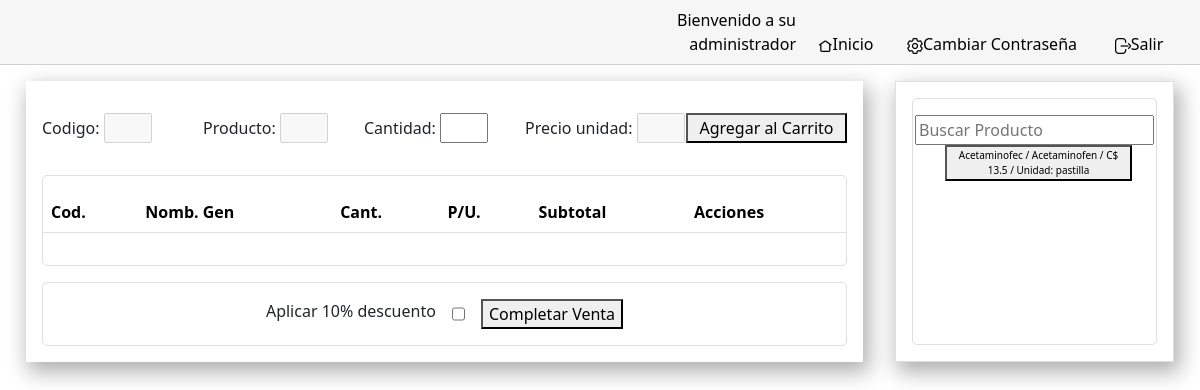
/ventas, run on an earlier commit of the app's database.
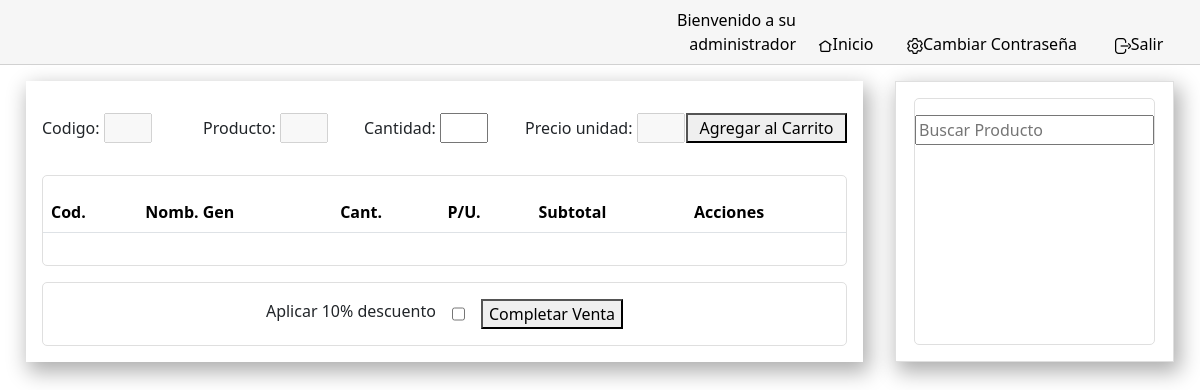
And on a later commit of the database.
### managefarmacia/models.py (models this page shows, shortened)
class producto(models.Model):
    codigo = models.CharField(max_length=50)
    nombre_generico = models.CharField(max_length=50)
    nombre_cientifico = models.CharField(max_length=50)
    descripcion = models.TextField()
    categoria = models.ForeignKey(categoria, on_delete=models.CASCADE)
    via = models.ForeignKey(via_consumo, on_delete=models.CASCADE)
    req_receta = models.BooleanField()
    laboratorio = models.ForeignKey(laboratorio, on_delete=models.CASCADE)
    unidad = models.ForeignKey(unidad_Medida, on_delete=models.CASCADE)
    precio = models.FloatField()
    fecha_vencimiento = models.DateField()
    cantidad = models.IntegerField()

class unidad_Medida(models.Model):
    nombre = models.CharField(max_length=50)
    minimo = models.IntegerField()

### managefarmacia/views.py (the view)
# urls.py: path("ventas", views.ventas_views, name="ventas"),
def ventas_views(request):
    return render(request, 'ventas.html',{
        'form': nueva_venta(),
        'productos': producto.objects.all()
    })

### managefarmacia/forms.py
class nueva_venta(forms.Form):
    codigo = forms.CharField(max_length=50, disabled=True)
    producto = forms.CharField(max_length=50, disabled=True)
    cantidad = forms.IntegerField(required=True)
    precio_unidad = forms.FloatField(required=True, disabled=True)

### managefarmacia/templates/ventas.html (shortened to what this page needs)
{% extends "layout.html" %}
{% block body %}
    <div class="container col-12 d-flex" id="contVentas">
        <div class="listaProductos col-9">
            <div class="gestion">
                {{ form }}
                <button type="button" onclick="agregarCarrito()">Agregar al Carrito</button>
            </div>
            <div class="carrito" id="scroll-container">
                <table class="table">
                    <thead class="thead-light">
                      <tr>
                        <th>Cod.</th>
                        <th>Nomb. Gen</th>
                        <th>Cant.</th>
                        <th>P/U.</th>
                        <th>Subtotal</th>
                        <th>Acciones</th>
                      </tr>
                    </thead>
                  </table>
            </div>
            <div id="extras">
                <label for="aplicarDescuento">Aplicar 10% descuento</label>
                <input type="checkbox" name="aplicarDescuento" id="aplicarDescuento" value="true">
                <button type="button" onclick="completarVenta()">Completar Venta</button>
            </div>
        </div>
        <div class="otros col-3">
            <div class="buscar d-block" id="buscar">
                <input type="text" class="text" placeholder="Buscar Producto" id="buscadorProductos">
                <ul class="BtnArt" id="scroll-container">
                    {% for i in productos %}
                        <button class="articulos" data-receta={{ i.req_receta }}  data-nombre-cientifico="{{ i.nombre_cientifico }}" data-precio="{{ i.precio }}" data-codigo="{{ i.codigo }}">
                            {{ i.nombre_cientifico }} / {{ i.nombre_generico }} / C$ {{ i.precio }} / Unidad: {{ i.unidad.nombre }}
                        </button>
                    {% endfor %}
                </ul>
            </div>
        </div>
    </div>
{% endblock %}

What changed in the data, as far as the page shows it:
removed producto: nombre_cientifico "Acetaminofec", nombre_generico "Acetaminofen", precio "13.5", unidad.nombre "pastilla"
